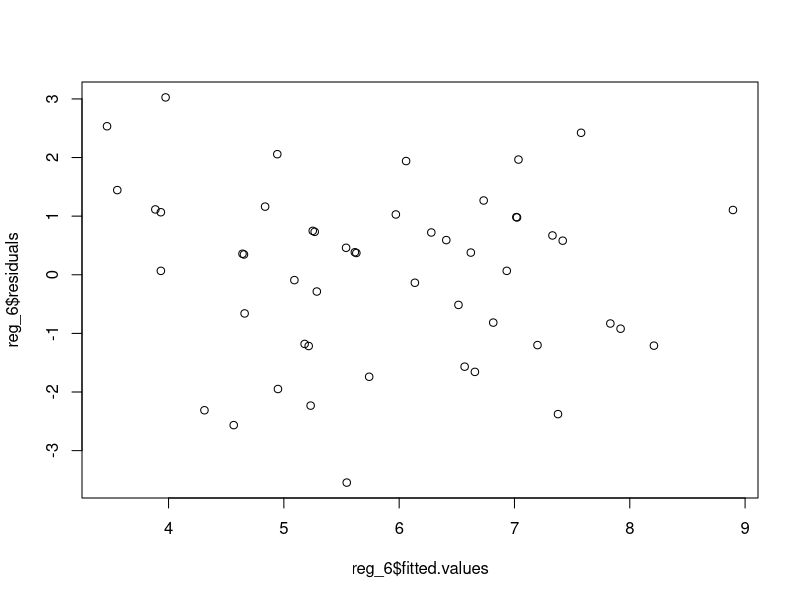

The R script that drew this image:
################################################### 
######## Regression multiple sur les notes ######## 
################################################### 

######## Chargement ######## 

# Chargement des données
data = read.csv("notes.csv")

# Récupération nombre de lignes, nombre de colonnes
n = dim(data)[1]
p = dim(data)[2]

######## Calcul ######## 

# Construction de X et de y
y = as.matrix(data$geographie)
X_s1 = as.matrix(data[,-2])
X = cbind(rep(1,n), X_s1)

# Calcul des coefficents de régression
b = solve( t(X) %*% X ) %*% t(X) %*% y

######## Regression avec lm ######## 

# Faire la régression avec tous les prédicteurs
solution_regression = lm(geographie~., data)

# Résumé
summary(solution_regression)

# Corrélations
cor(data)

######## Recherche de la meilleure regression ######## 

# Itération 1
reg_1 = lm(geographie~
             francais+
             physique+
             chimie+
             histoire+
             mathematiques+
             philosophie+
             allemand, data)
summary(reg_1)

# Itération 2 (- chimie)
reg_2 = lm(geographie~
             francais+
             physique+
             histoire+
             mathematiques+ 
             philosophie+
             allemand, data)
summary(reg_2)

# Itération 3 (- intercept)
reg_3 = lm(geographie~
             francais+
             physique+
             histoire+
             mathematiques+
             philosophie+
             allemand - 1, data)
summary(reg_3)

# Itération 4 (- physique)
reg_4 = lm(geographie~
             francais+
             histoire+
             mathematiques+
             philosophie+
             allemand - 1, data)
summary(reg_4)

# Itération 5 (- francais)
reg_5 = lm(geographie~
             histoire+
             mathematiques+
             philosophie+
             allemand - 1, data)
summary(reg_5)

# Itération 6 (- histoire)
reg_6 = lm(geographie~
             mathematiques+
             philosophie+
             allemand - 1, data)
summary(reg_6)

######## Tester les hypothèses de travail ######## 

# Diagramme des résidus
plot(reg_6$fitted.values, reg_6$residuals)
